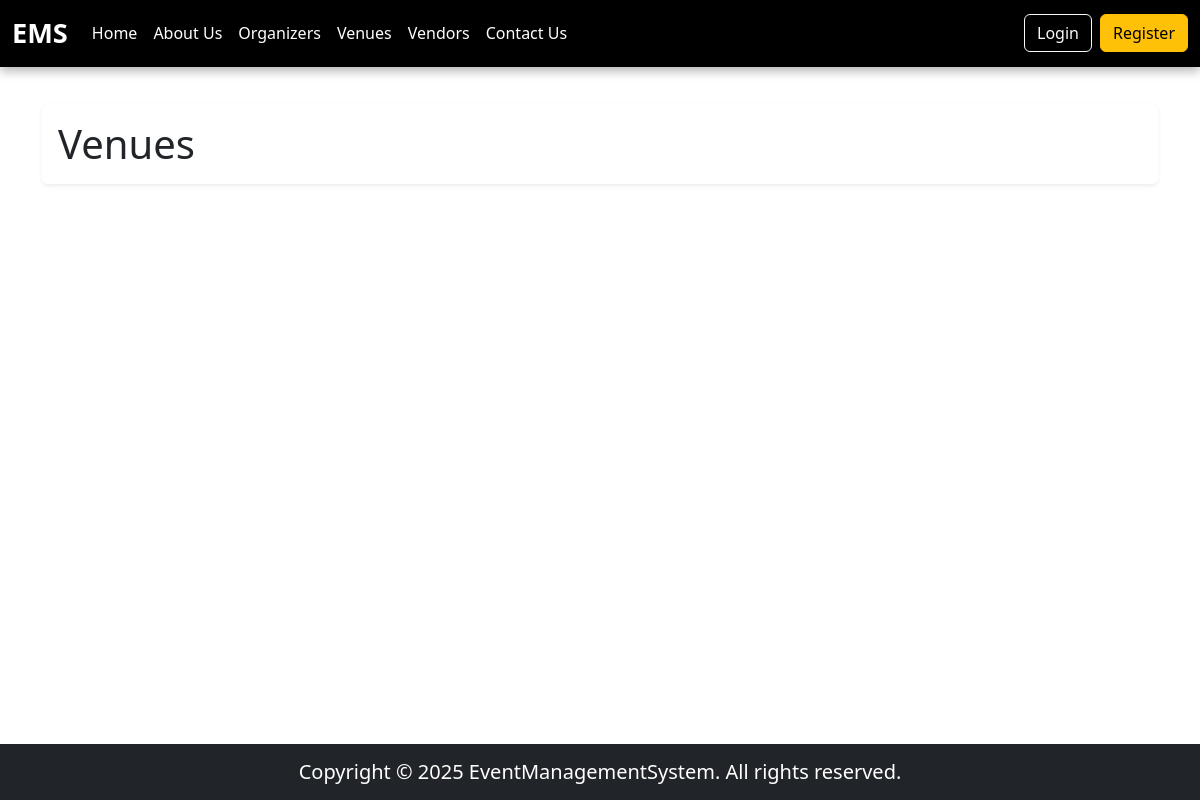
Before: /pages/venue/venues.php with the older database file.
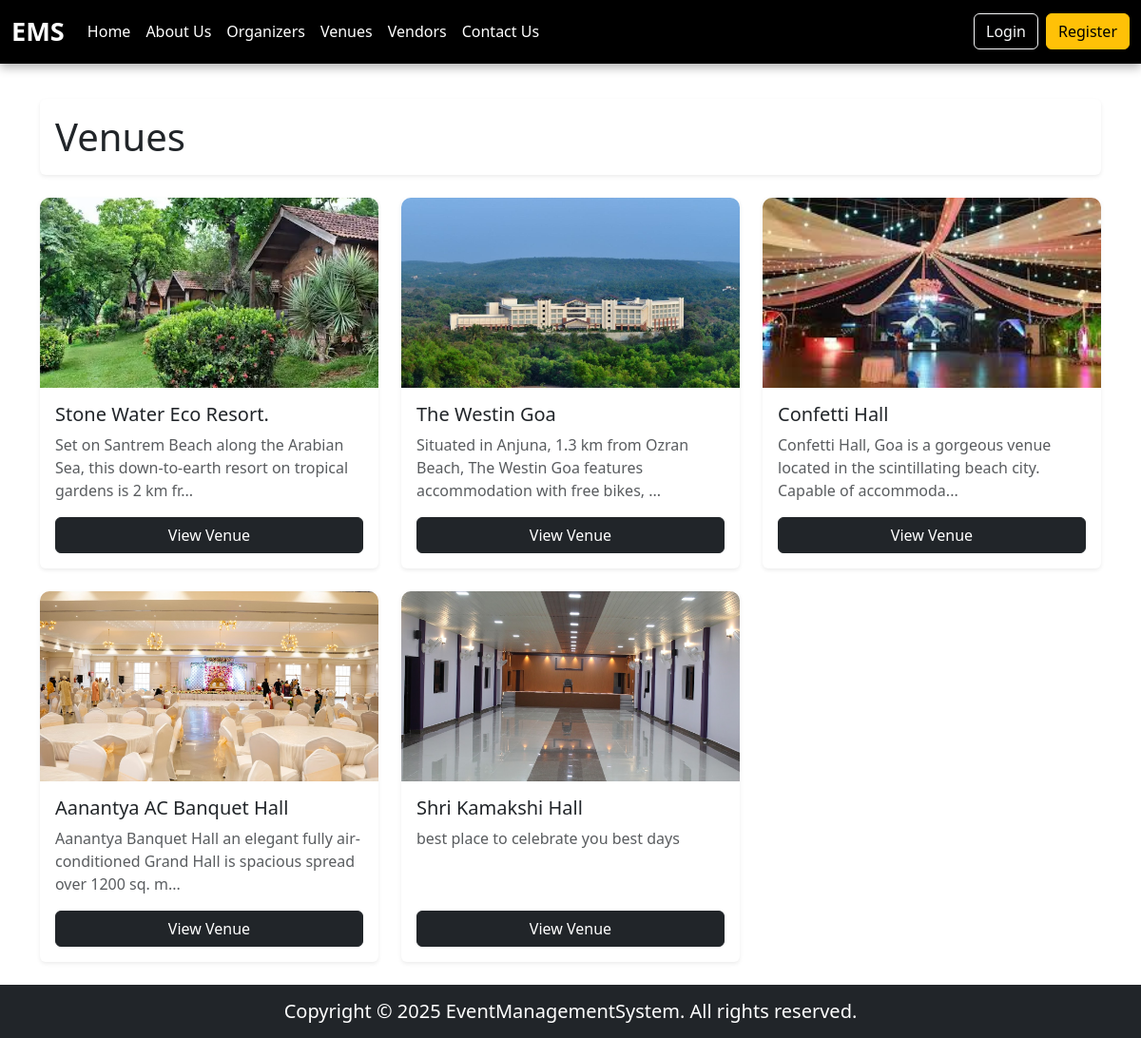
After: the same page with the newer database file.
### tables this page shows
CREATE TABLE `venues` (
  `id` int(11) NOT NULL,
  `owner_id` int(11) NOT NULL,
  `name` varchar(255) NOT NULL,
  `location` varchar(255) NOT NULL,
  `capacity` int(11) NOT NULL,
  `price_per_day` decimal(10,2) NOT NULL,
  `description` text DEFAULT NULL,
  `thumbnail` varchar(255) DEFAULT NULL,
  `manager_name` varchar(255) DEFAULT NULL,
  `manager_email` varchar(255) DEFAULT NULL,
  `manager_phone` varchar(20) DEFAULT NULL,
  `status` enum('pending','approved','rejected') DEFAULT 'pending',
  `created_at` timestamp NOT NULL DEFAULT current_timestamp(),
  `venue_used_for` varchar(255) NOT NULL
);

### pages/venue/venues.php (the view, shortened to what this page needs)
<?php
include "../../database/databaseConnection.php";
$query = "SELECT * FROM venues";
$result = $conn->query($query);
$venues = [];
if ($result) {
    while ($row = $result->fetch_assoc()) {
        if ($row["status"] === "approved") {
            $venues[] = $row;
        }
    }
}
?>
<!DOCTYPE html>
<html lang="en">
<head>
    <link rel="stylesheet" href="https://cdn.jsdelivr.net/npm/bootstrap@5.3.0/dist/css/bootstrap.min.css">
    <link rel="stylesheet" href="../../public/styles/style.css">
</head>
<body class="d-flex flex-column min-vh-100">
    <?php include("../../components/header.php") ?>
    <main class="container my-4 flex-grow-1">
        <div class="d-flex justify-content-between align-items-center bg-white p-3 rounded shadow-sm mb-4">
            <h1 class="m-0">Venues</h1>
        </div>
        <div class="row g-4">
            <?php foreach ($venues as $venue) : ?>
                <div class="col-lg-4 col-md-6">
                    <div class="card shadow-sm border-0 h-100">
                        <img src="<?= $venue['thumbnail'] ?>" class="card-img-top" alt="Venue Thumbnail">
                        <div class="card-body d-flex flex-column">
                            <h5 class="card-title"><?= htmlspecialchars($venue["name"]) ?></h5>
                            <p class="card-text text-muted">
                                <?= strlen($venue["description"]) > 100 ? substr($venue["description"], 0, 100) . "..." : htmlspecialchars($venue["description"]) ?>
                            </p>
                            <a href="venueDetails.php?venueId=<?= $venue['id'] ?>" class="btn btn-dark mt-auto">View Venue</a>
                        </div>
                    </div>
                </div>
            <?php endforeach; ?>
        </div>
    </main>
    <?php include("../../components/footer.php") ?>
</body>
</html>

### components/header.php (shortened to what this page needs)
<!DOCTYPE html>
<html lang="en">
<head>
    <link href="https://cdn.jsdelivr.net/npm/bootstrap@5.3.0/dist/css/bootstrap.min.css" rel="stylesheet">
    <link rel="stylesheet" href="https://cdn.jsdelivr.net/npm/bootstrap-icons/font/bootstrap-icons.css">
</head>
<body>
<nav class="navbar navbar-expand-lg navbar-dark">
    <div class="container-fluid">
        <a class="navbar-brand" href="/EventManagementSystem/">EMS</a>
        <div class="collapse navbar-collapse" id="navbarNav">
            <ul class="navbar-nav me-auto">
                <li class="nav-item"><a class="nav-link" href="/EventManagementSystem/">Home</a></li>
                <li class="nav-item"><a class="nav-link" href="/EventManagementSystem/pages/aboutus.php">About Us</a></li>
                <li class="nav-item"><a class="nav-link" href="/EventManagementSystem/pages/organizers/organizers.php">Organizers</a></li>
                <li class="nav-item"><a class="nav-link" href="/EventManagementSystem/pages/venue/venues.php">Venues</a></li>
                <li class="nav-item"><a class="nav-link" href="/EventManagementSystem/pages/vendors/vendors.php">Vendors</a></li>
                <li class="nav-item"><a class="nav-link" href="/EventManagementSystem/pages/contactUs.php">Contact Us</a></li>
            </ul>
            <?php if (!isset($_SESSION['user_id'])): ?>
                <div class="d-flex">
                    <a href="/EventManagementSystem/pages/login.php" class="btn btn-outline-light me-2">Login</a>
                    <a href="/EventManagementSystem/pages/register.php" class="btn btn-warning">Register</a>
                </div>
            <?php endif; ?>
        </div>
    </div>
</nav>
</body>
</html>

### components/footer.php
<footer class="footer text-center py-3 bg-dark text-white mt-auto">
    <div class="container">
        <h5 class="mb-0">Copyright © 2025 EventManagementSystem. All rights reserved.</h5>
    </div>
</footer>

### public/styles/style.css (style rules this page uses)
html, body { height: 100%; display: flex; flex-direction: column; }
.footer { width: 100%; }
.card img { height: 200px; object-fit: cover; border-top-left-radius: 10px; border-top-right-radius: 10px; }

### components/header.php (style rules this page uses)
.navbar { position: fixed; top: 0; width: 100%; z-index: 1000; background: #000; box-shadow: 0 4px 10px rgba(0, 0, 0, 0.3); }
.navbar-brand { font-size: 1.7rem; font-weight: bold; color: white; }
.navbar-nav .nav-link { color: white; }

Changed rows visible on the page:
added venues: thumbnail (picture), name "Stone Water Eco Resort.", description "Set on Santrem Beach along the Arabian Sea, this down-to-earth resort on tropical gardens is 2 km fr"
added venues: thumbnail (picture), name "The Westin Goa", description "Situated in Anjuna, 1.3 km from Ozran Beach, The Westin Goa features accommodation with free bikes,"
added venues: thumbnail (picture), name "Confetti Hall", description "Confetti Hall, Goa is a gorgeous venue located in the scintillating beach city. Capable of accommoda"
added venues: thumbnail (picture), name "Aanantya AC Banquet Hall", description "Aanantya Banquet Hall an elegant fully air-conditioned Grand Hall is spacious spread over 1200 sq. m"
added venues: thumbnail (picture), name "Shri Kamakshi Hall", description "best place to celebrate you best days"
